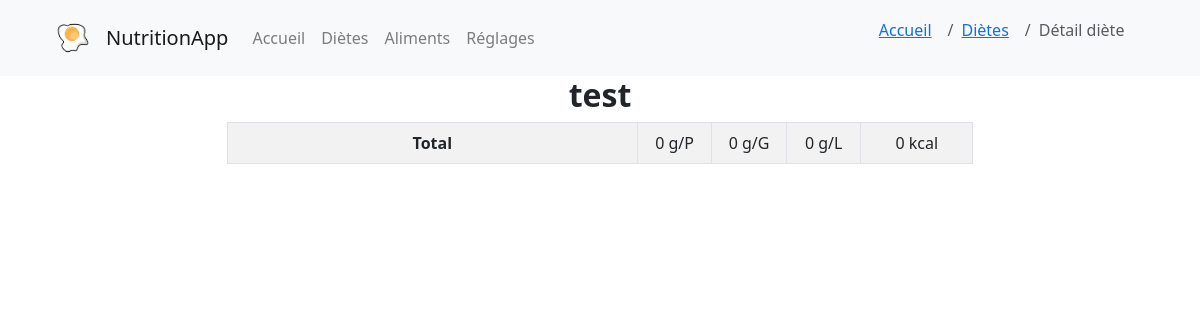
The app's page /voir_diete/1, older data.
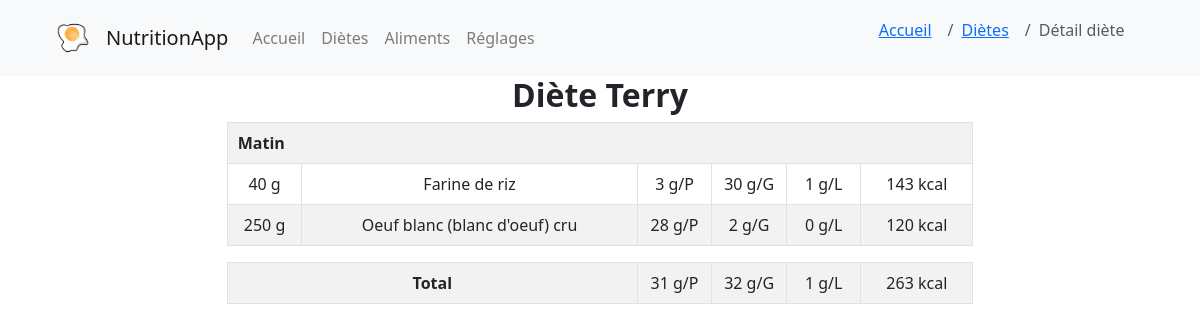
The same page, newer data.
### models/Diete.py (models this page shows, shortened)
class Diete(db.Model):
    id = db.Column(db.Integer, primary_key=True)
    titre_diete = db.Column(db.String(255), nullable=True) # nom de la diete
    createur = db.Column(db.Integer, db.ForeignKey('utilisateur.id'), nullable=True)
    date = db.Column(db.Date, nullable=True)
    createur_obj = db.relationship('Utilisateur', backref=db.backref('dietes'), foreign_keys=[createur])
    def get_by_id(id):
        return Diete.query.get(id)
    def portions_associees(self):
        return Portion.query.join(Aliment).filter(Portion.diete == self.id).order_by(Portion.label_portion, Aliment.titre).all()
    def total_kcal(self):
        return sum([portion.kcal_portion() for portion in self.portions_associees()])
    def total_proteines(self):
        return sum([portion.proteines_portion() for portion in self.portions_associees()])
    def total_glucides(self):
        return sum([portion.glucides_portion() for portion in self.portions_associees()])
    def total_lipides(self):
        return sum([portion.lipides_portion() for portion in self.portions_associees()])

### models/Portion.py (models this page shows, shortened)
class Portion(db.Model):
    id = db.Column(db.Integer, primary_key=True)
    diete = db.Column(db.Integer, db.ForeignKey('diete.id'))
    aliment = db.Column(db.Integer, db.ForeignKey('aliment.id'))
    nombre = db.Column(db.Integer, nullable=False, server_default='0')
    label_portion = db.Column(db.Integer, nullable=False, server_default='0') # 1=matin, 2=collation matin, 3=midi, 4=collation aprem, 5=soir, 6=collation soir
    diete_obj = db.relationship('Diete', backref=db.backref('portions'))
    aliment_obj = db.relationship('Aliment', backref=db.backref('portions'))
    def unite(self):
        return self.aliment_obj.unite
    def kcal_portion(self):
        if self.unite() == 1: # si l'aliment est en unité (kcal * nombre)
            return round(self.aliment_obj.kcal * self.nombre)
        else: # aliment == 0 (kcal * nombre * 0.01 * 100g) ; aliment == 2 (kcal * nombre * 0.01 * 100mL)
            return round(self.aliment_obj.kcal * self.nombre * 0.01)
    def proteines_portion(self):
        if self.unite() == 1:
            return round(self.aliment_obj.proteines * self.nombre)
        else:
            return round(self.aliment_obj.proteines * self.nombre * 0.01)
    def glucides_portion(self):
        if self.unite() == 1:
            return round(self.aliment_obj.glucides * self.nombre)
        else:
            return round(self.aliment_obj.glucides * self.nombre * 0.01)
    def lipides_portion(self):
        if self.unite() == 1:
            return round(self.aliment_obj.lipides * self.nombre)
        else:
            return round(self.aliment_obj.lipides * self.nombre * 0.01)

### models/Aliment.py (models this page shows, shortened)
class Aliment(db.Model):
    id = db.Column(db.Integer, primary_key=True)
    titre = db.Column(db.String(255), nullable=True, unique=True)
    kcal = db.Column(db.Integer, nullable=True, server_default='0')
    proteines = db.Column(db.Integer, nullable=True, server_default='0')
    glucides = db.Column(db.Integer, nullable=True, server_default='0')
    lipides = db.Column(db.Integer, nullable=True, server_default='0')
    categorie = db.Column(db.String(255), nullable=True, server_default="Autre") # légume, fruit, féculent...
    photo = db.Column(db.String(255), nullable=True, server_default='')
    description = db.Column(db.String(255), nullable=True, server_default='')
    unite = db.Column(db.Integer, nullable=True, server_default='0') # 0 = 100g, 1 = 1 unité, 2 = mL
    valide = db.Column(db.Integer, nullable=True, server_default='0') # 0 = non validé, 1 = validé

### controllers/diete.py (the view)
@app.route('/voir_diete/<int:id>', methods=['GET', 'POST'])
def voir_diete(id):
    diet = Diete.get_by_id(id)
    return render_template('diete/display_diete.html', root = default_root(), diete=diet)

### controllers/diete.py (called while the page is built)
def default_root():
    parsed_url = urlparse(request.url)
    return parsed_url.scheme + "://" + parsed_url.netloc

### templates/diete/display_diete.html
{% extends 'base.html' %}
{% block content %}
{% if not navbar_included %}
{% set navbar_included = true %}
{% set place = ["accueil","dietes","display_diete"] %}
{% with breadcrumb=place %}
    {% include "navbar.html" %}
{% endwith %}
{% endif %}
<link rel="stylesheet" href="{{ url_for('static', filename='css/pages.css') }}">
<div class="content">
        <h2 class="text-center"><b>{{ diete.titre_diete }}</b></h2>
        {% set current_label = [] %}
        {% set percent = [10, 45, 10, 10, 10, 15] %}
        {% for portion in diete.portions_associees() %}
            {% if current_label[-1] != portion.label_portion %}
                    <table class="table table-striped table-bordered full-width-table">
                        {% do current_label.append(portion.label_portion) %}
                            <tr>
                                <th colspan="6" style="padding-left: 10px;">
                                    {% if current_label[-1] == 1 %}
                                        Matin
                                    {% elif current_label[-1] == 3 %}
                                        Midi
                                    {% elif current_label[-1] == 5 %}
                                        Soir
                                    {% else %}
                                        Collation
                                    {% endif %}
                                </th>
                            </tr>
                {% endif %}
                        <tr class="text-center">
                                {% if portion.aliment_obj.unite == 0 %}
                                <td style="width: {{ percent[0] }}%">{{ portion.nombre }} g</td>
                                <td style="width: {{ percent[1] }}%">{{ portion.aliment_obj.titre }}</td>
                                {% elif portion.aliment_obj.unite == 1 %}
                                <td style="width: {{ percent[0] }}%">{{ portion.nombre }}</td>
                                <td style="width: {{ percent[1] }}%">{{ portion.aliment_obj.titre }}</td>
                                {% else %}
                                <td style="width: {{ percent[0] }}%">{{ portion.nombre }} mL</td>
                                <td style="width: {{ percent[1] }}%">{{ portion.aliment_obj.titre }}</td>
                                {% endif %}
                                <td style="width: {{ percent[2] }}%">{{ portion.proteines_portion() }} g/P</td>
                                <td style="width: {{ percent[3] }}%">{{ portion.glucides_portion() }} g/G</td>
                                <td style="width: {{ percent[4] }}%">{{ portion.lipides_portion() }} g/L</td>
                                <td style="width: {{ percent[5] }}%">{{ portion.kcal_portion() }} kcal</td>
                        </tr>
        {% endfor %}
        </table>
        <table class="table table-striped table-bordered">
            <tr class="text-center">
                <th style="width: {{ percent[0] + percent[1] }}%">Total</th>
                <td style="width: {{ percent[2] }}%">{{ diete.total_proteines()|round|int }} g/P</td>
                <td style="width: {{ percent[3] }}%">{{ diete.total_glucides()|round|int }} g/G</td>
                <td style="width: {{ percent[4] }}%">{{ diete.total_lipides()|round|int }} g/L</td>
                <td style="width: {{ percent[5] }}%">{{ diete.total_kcal()|round|int }} kcal</td>
            </tr>
        </table>
</div>
{% endblock %}

Row changes from the older to the newer data that the page shows:
changed Diete: titre_diete "test" → "Diète Terry"; total_lipides (not shown) → "1"
added Portion: label_portion "Matin", {{ percent[0] }} 10 (drawn), nombre "40", {{ percent[1] }} 45 (drawn), aliment_obj.titre "Farine de riz", {{ percent[2] }} 10 (drawn), proteines_portion "3", {{ percent[3] }} 10 (drawn), glucides_portion "30", {{ percent[4] }} 10 (drawn), lipides_portion "1", {{ percent[5] }} 15 (drawn), kcal_portion "143"
added Portion: {{ percent[0] }} 10 (drawn), nombre "250", {{ percent[1] }} 45 (drawn), aliment_obj.titre "Oeuf blanc (blanc d'oeuf) cru", {{ percent[2] }} 10 (drawn), proteines_portion "28", {{ percent[3] }} 10 (drawn), glucides_portion "2", {{ percent[4] }} 10 (drawn), lipides_portion "0", {{ percent[5] }} 15 (drawn), kcal_portion "120"
now on this page (row edited): Aliment: total_proteines "31", total_glucides "32", total_kcal "263"
Text that changed along with them:
{{ diete.total_proteines()|round|int }}: "0" → (not shown)
{{ diete.total_glucides()|round|int }}: "0" → (not shown)
{{ diete.total_lipides()|round|int }}: "0" → (not shown)
{{ diete.total_kcal()|round|int }}: "0" → (not shown)
